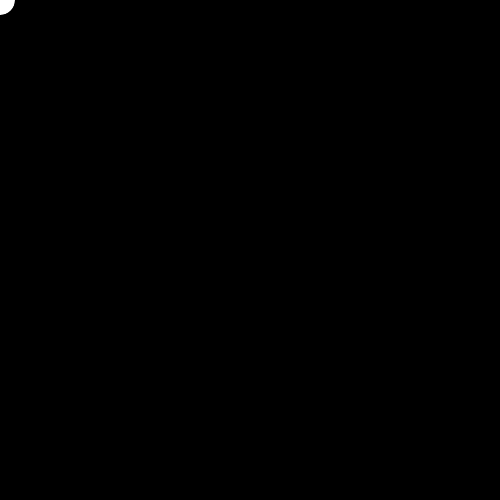
Frame 1 (no input)
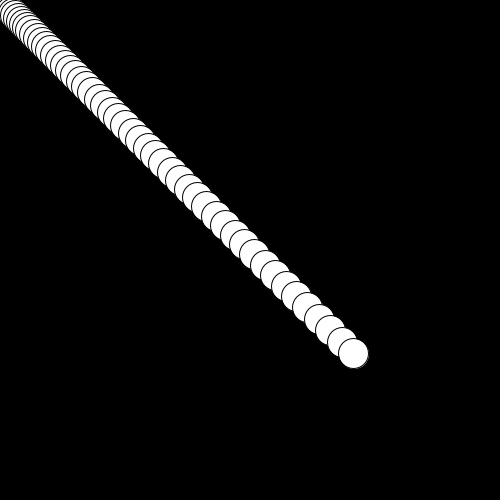
Frame 60 (the mouse pressed at the canvas centre just before this capture)
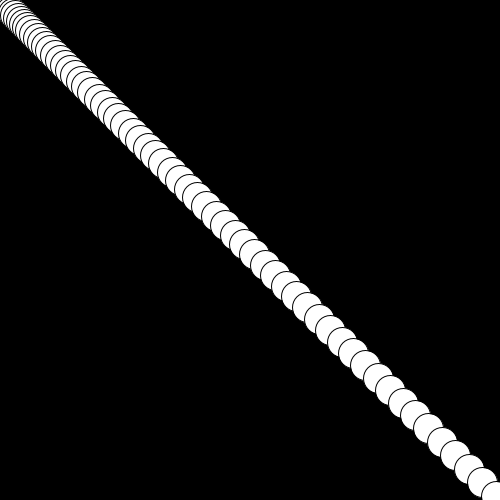
Frame 120 (the mouse held since frame 60 and released just before this capture)

The Processing sketch that drew these frames (run headless with seeded random() and noise(); from frame 60 on, the mouse is pressed at the canvas centre):

// Processing sketch: ex18_02_b
// ── ex18_02_b.pde
// 원의 가속 이동 (PVector 클래스 사용)

PVector location = new PVector(0, 0);
PVector velocity = new PVector(0, 0);
PVector accel = new PVector(0.2, 0.2);

void setup() {
  size(500, 500);
  background(0);
}

void draw() {
  ellipse(location.x, location.y, 30, 30);
  velocity.add(accel);
  location.add(velocity);
}
